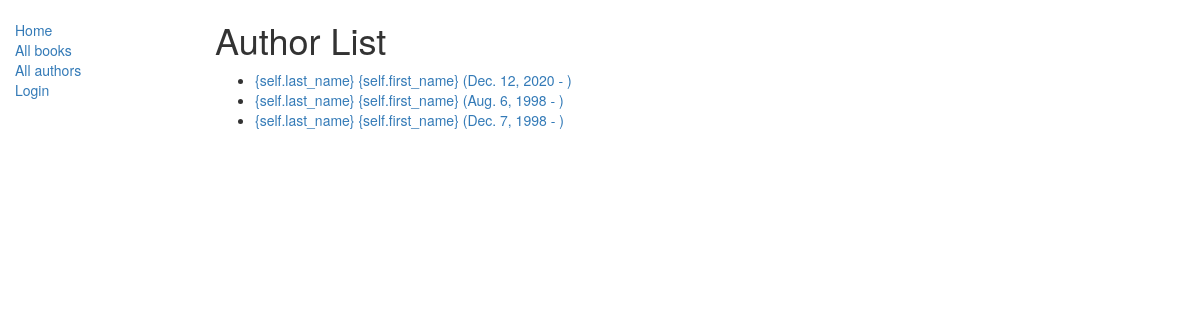
Screenshot of /catalog/authors/ with the database file from the repository.
### catalog/models.py (models this page shows)
class Author(models.Model):
    first_name = models.CharField(max_length=100)
    last_name = models.CharField(max_length=100)
    date_of_birth = models.DateField(null=True, blank=True)
    date_of_death = models.DateField('Died', null=True, blank=True)
    def get_absolute_url(self):
        return reverse('author-detail', args=[str(self.id)])
    def __str__(self):
        return '{self.last_name} {self.first_name}'

### catalog/views.py (the view)
class AuthorListView(generic.ListView):
    model = Author
    queryset = Author.objects.all()
    print(queryset)

### catalog/templates/catalog/author_list.html
{% extends "base_generic.html" %}
{% block content %}
<h1>Author List</h1>
{% if author_list %}
  <ul>
  {% for author in author_list %}
    <li>
      <a href="{{ author.get_absolute_url }}">
      {{ author }} ({{author.date_of_birth}} - {% if author.date_of_death %}{{author.date_of_death}}{% endif %})
      </a>
    </li>
  {% endfor %}
 </ul>
{% else %}
  <p>There are no authors available.</p>
{% endif %}
{% endblock %}

### rows the page displays
Author: author "{self.last_name} {self.first_name}", date_of_birth "Dec. 12, 2020"
Author: author "{self.last_name} {self.first_name}", date_of_birth "Aug. 6, 1998"
Author: author "{self.last_name} {self.first_name}", date_of_birth "Dec. 7, 1998"
